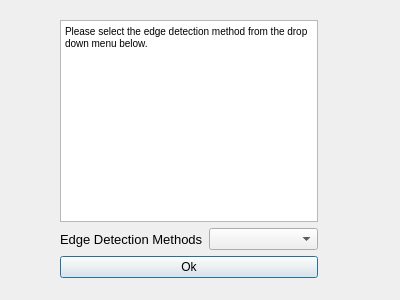
<?xml version="1.0" encoding="UTF-8"?>
<ui version="4.0">
 <class>edgeDetectionDialog</class>
 <widget class="QDialog" name="edgeDetectionDialog">
  <property name="geometry">
   <rect>
    <x>0</x>
    <y>0</y>
    <width>400</width>
    <height>300</height>
   </rect>
  </property>
  <property name="windowTitle">
   <string>Dialog</string>
  </property>
  <widget class="QWidget" name="">
   <property name="geometry">
    <rect>
     <x>60</x>
     <y>20</y>
     <width>258</width>
     <height>258</height>
    </rect>
   </property>
   <layout class="QGridLayout" name="gridLayout">
    <item row="0" column="0">
     <widget class="QTextBrowser" name="edgeDetect_textBrowser">
      <property name="html">
       <string>&lt;!DOCTYPE HTML PUBLIC &quot;-//W3C//DTD HTML 4.0//EN&quot; &quot;http://www.w3.org/TR/REC-html40/strict.dtd&quot;&gt;
&lt;html&gt;&lt;head&gt;&lt;meta name=&quot;qrichtext&quot; content=&quot;1&quot; /&gt;&lt;style type=&quot;text/css&quot;&gt;
p, li { white-space: pre-wrap; }
&lt;/style&gt;&lt;/head&gt;&lt;body style=&quot; font-family:'MS Shell Dlg 2'; font-size:7.8pt; font-weight:400; font-style:normal;&quot;&gt;
&lt;p style=&quot; margin-top:0px; margin-bottom:0px; margin-left:0px; margin-right:0px; -qt-block-indent:0; text-indent:0px;&quot;&gt;Please select the edge detection method from the drop down menu below.&lt;/p&gt;&lt;/body&gt;&lt;/html&gt;</string>
      </property>
     </widget>
    </item>
    <item row="1" column="0">
     <layout class="QHBoxLayout" name="horizontalLayout">
      <item>
       <widget class="QLabel" name="label">
        <property name="font">
         <font>
          <pointsize>10</pointsize>
         </font>
        </property>
        <property name="text">
         <string>Edge Detection Methods</string>
        </property>
       </widget>
      </item>
      <item>
       <widget class="QComboBox" name="edgeDet_comboBox"/>
      </item>
     </layout>
    </item>
    <item row="2" column="0">
     <widget class="QPushButton" name="edgeDetOK_pushButton">
      <property name="text">
       <string>Ok</string>
      </property>
     </widget>
    </item>
   </layout>
  </widget>
 </widget>
 <resources/>
 <connections/>
</ui>
